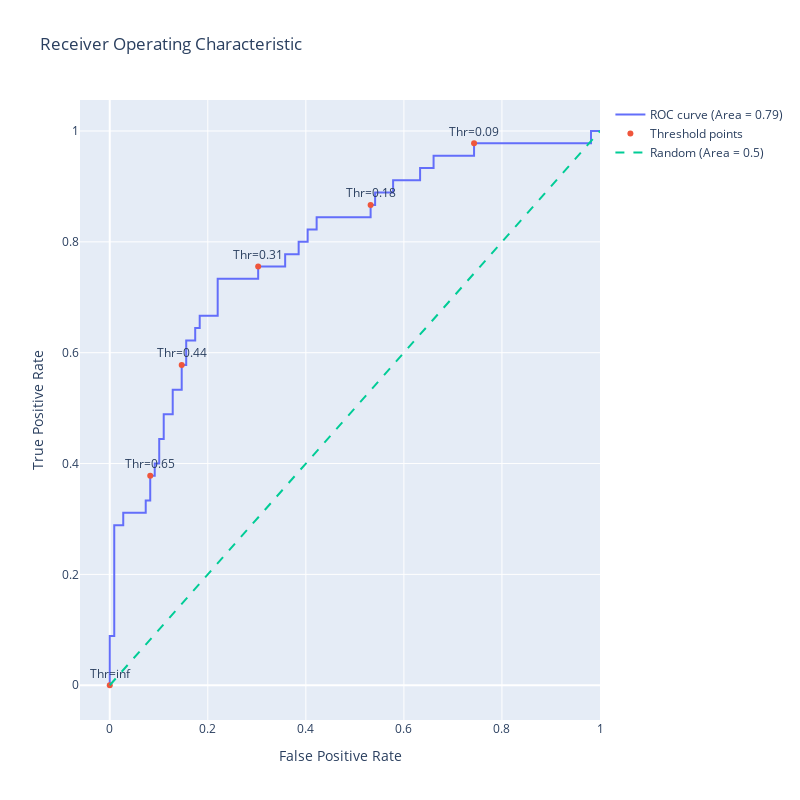

Source (notebook cell):
### Code cell
import plotly.graph_objects as go
import numpy as np
from sklearn.metrics import roc_auc_score

# Assuming fpr, tpr, thresholds are already calculated as before
fpr, tpr, thresholds = roc_curve(y_test, y_scores)

# Calculate the AUC (Area Under the Curve)
roc_auc = roc_auc_score(y_test, y_scores)

# Generate a trace for ROC curve
trace0 = go.Scatter(
    x=fpr,
    y=tpr,
    mode='lines',
    name=f'ROC curve (Area = {roc_auc:.2f})'
)

# Only label every nth point to avoid cluttering
n = 10
indices = np.arange(len(thresholds)) % n == 0  # Choose indices where index mod n is 0

trace1 = go.Scatter(
    x=fpr[indices],
    y=tpr[indices],
    mode='markers+text',
    name='Threshold points',
    text=[f"Thr={thr:.2f}" for thr in thresholds[indices]],
    textposition='top center'
)

# Diagonal line
trace2 = go.Scatter(
    x=[0, 1],
    y=[0, 1],
    mode='lines',
    name='Random (Area = 0.5)',
    line=dict(dash='dash')
)

data = [trace0, trace1, trace2]

# Define layout with square aspect ratio
layout = go.Layout(
    title='Receiver Operating Characteristic',
    xaxis=dict(title='False Positive Rate'),
    yaxis=dict(title='True Positive Rate'),
    autosize=False,
    width=800,
    height=800,
    showlegend=True
)

# Define figure and add data
fig = go.Figure(data=data, layout=layout)

# Show figure
fig.show()

### Figure 1 — Plotly figure (JSON) as saved in the notebook; plotly's stock layout.template omitted (floating-point values rounded to 4 significant figures)
{"data": [{"mode": "lines", "name": "ROC curve (Area = 0.79)", "type": "scatter", "x": [0, 0, 0, 0.009174, 0.009174, 0.02752, 0.02752, 0.07339, 0.07339, 0.08257, 0.08257, 0.09174, 0.09174, 0.1009, 0.1009, 0.1101, 0.1101, 0.1284, 0.1284, 0.1468, 0.1468, 0.156, 0.156, 0.1743, 0.1743, 0.1835, 0.1835, 0.2202, 0.2202, 0.3028, 0.3028, 0.3578, 0.3578, 0.3853, 0.3853, 0.4037, 0.4037, 0.422, 0.422, 0.5321, 0.5321, 0.5413, 0.5413, 0.578, 0.578, 0.633, 0.633, 0.6606, 0.6606, 0.7431, 0.7431, 0.9817, 0.9817, 1], "y": [0, 0.02222, 0.08889, 0.08889, 0.2889, 0.2889, 0.3111, 0.3111, 0.3333, 0.3333, 0.3778, 0.3778, 0.4, 0.4, 0.4444, 0.4444, 0.4889, 0.4889, 0.5333, 0.5333, 0.5778, 0.5778, 0.6222, 0.6222, 0.6444, 0.6444, 0.6667, 0.6667, 0.7333, 0.7333, 0.7556, 0.7556, 0.7778, 0.7778, 0.8, 0.8, 0.8222, 0.8222, 0.8444, 0.8444, 0.8667, 0.8667, 0.8889, 0.8889, 0.9111, 0.9111, 0.9333, 0.9333, 0.9556, 0.9556, 0.9778, 0.9778, 1, 1]}, {"mode": "markers+text", "name": "Threshold points", "text": ["Thr=inf", "Thr=0.65", "Thr=0.44", "Thr=0.31", "Thr=0.18", "Thr=0.09"], "textposition": "top center", "type": "scatter", "x": [0, 0.08257, 0.1468, 0.3028, 0.5321, 0.7431], "y": [0, 0.3778, 0.5778, 0.7556, 0.8667, 0.9778]}, {"line": {"dash": "dash"}, "mode": "lines", "name": "Random (Area = 0.5)", "type": "scatter", "x": [0, 1], "y": [0, 1]}], "layout": {"autosize": false, "height": 800, "showlegend": true, "title": {"text": "Receiver Operating Characteristic"}, "width": 800, "xaxis": {"title": {"text": "False Positive Rate"}}, "yaxis": {"title": {"text": "True Positive Rate"}}}}
